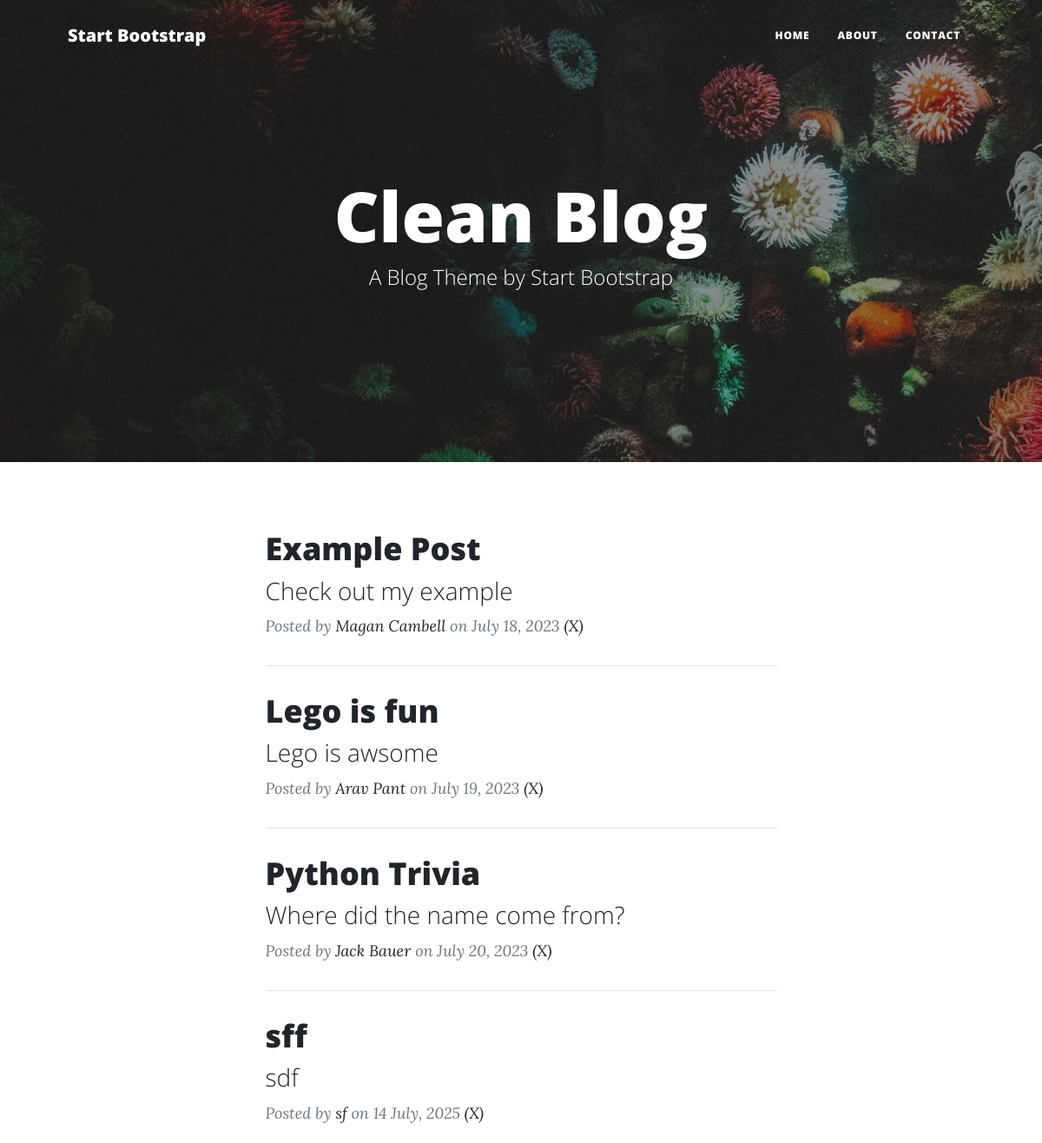
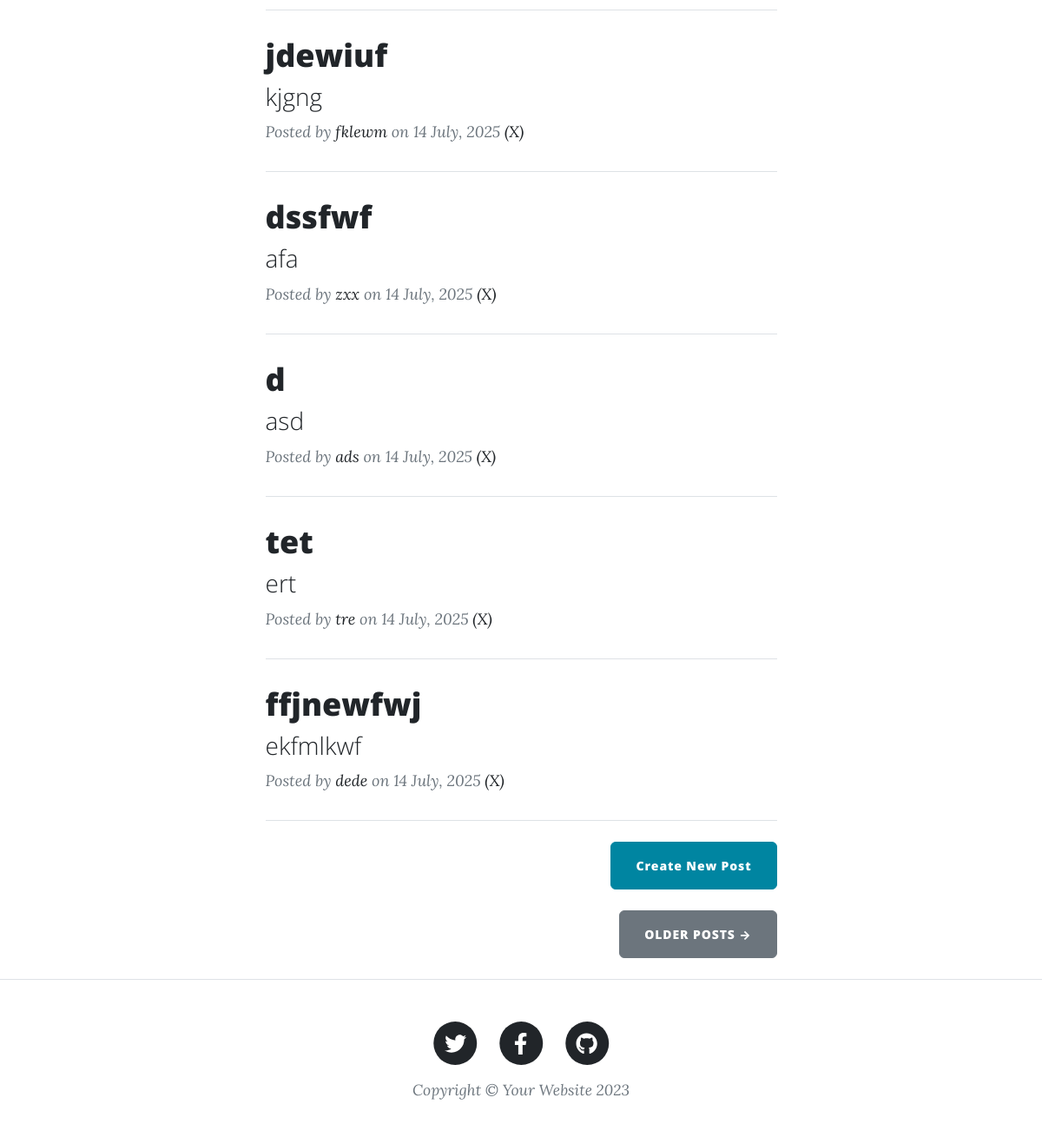
Before: / with the older database file (2 pictures, top to bottom).
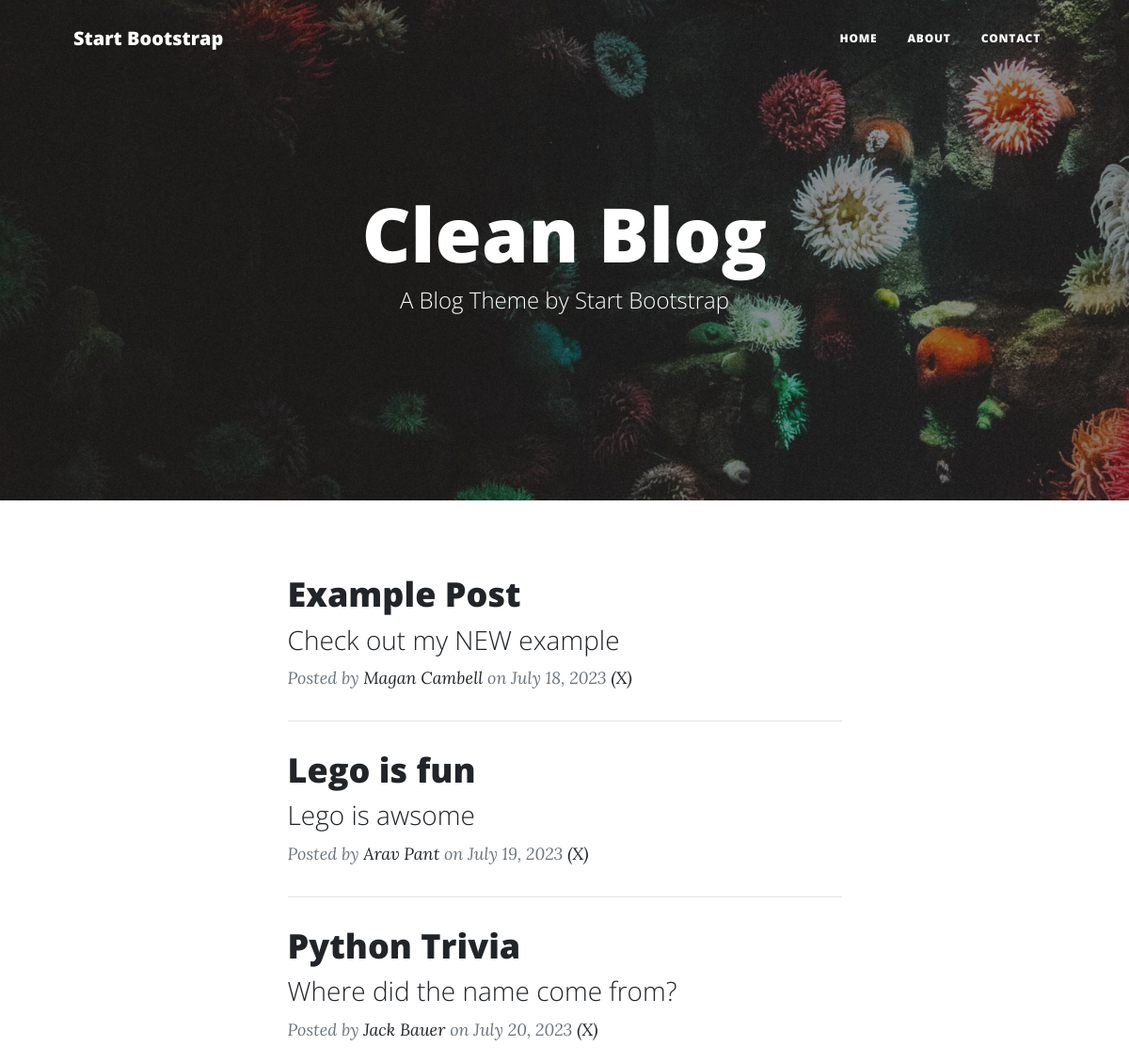
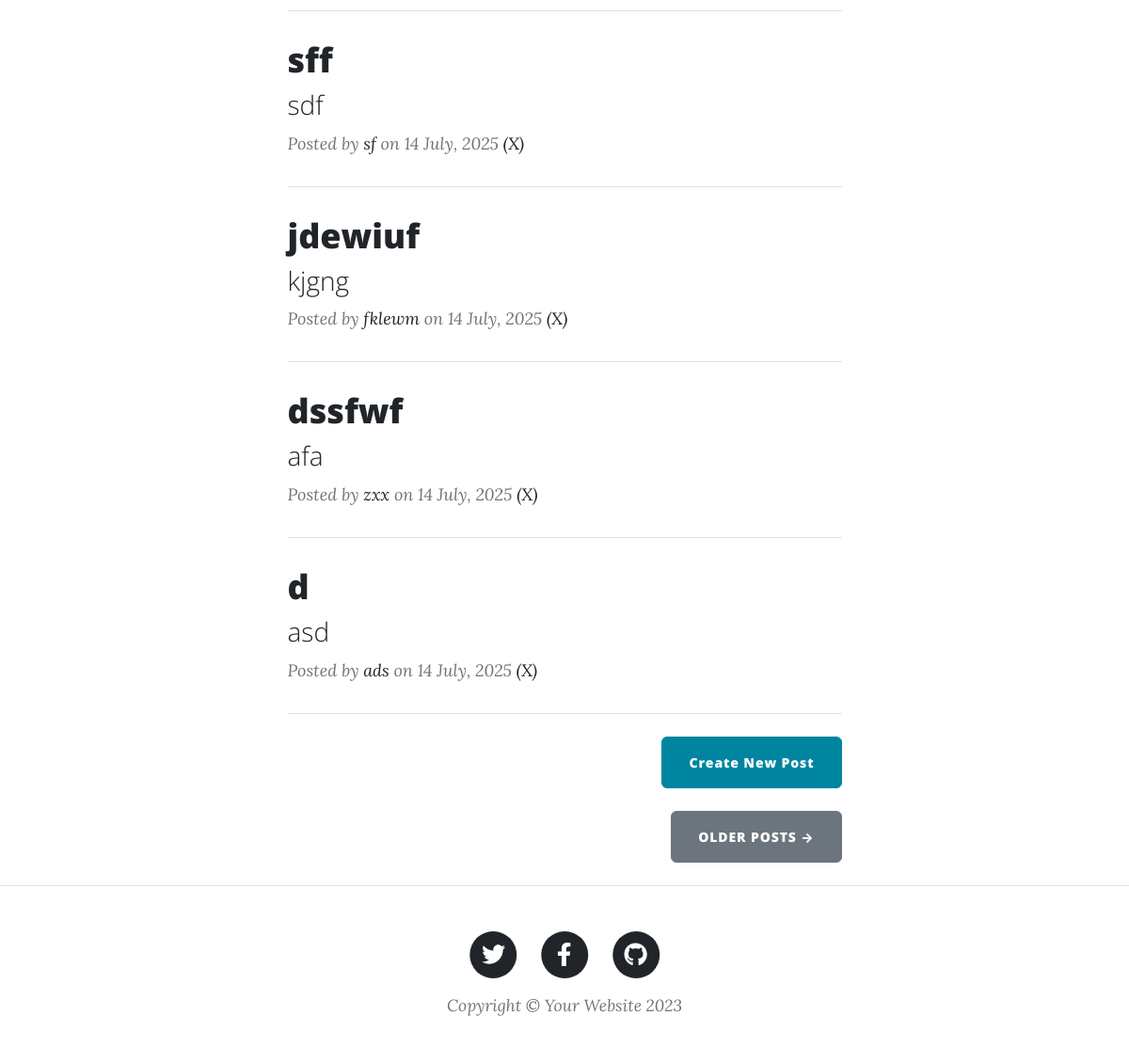
After: the same page with the newer database file (2 pictures, top to bottom).
### main.py (models this page shows)
class BlogPost(db.Model):
    id: Mapped[int] = mapped_column(Integer, primary_key=True)
    title: Mapped[str] = mapped_column(String(250), unique=True, nullable=False)
    subtitle: Mapped[str] = mapped_column(String(250), nullable=False)
    date: Mapped[str] = mapped_column(String(250), nullable=False)
    body: Mapped[str] = mapped_column(Text, nullable=False)
    author: Mapped[str] = mapped_column(String(250), nullable=False)
    img_url: Mapped[str] = mapped_column(String(250), nullable=False)

### main.py (the view)
@app.route('/')
def get_all_posts():
    posts = db.session.execute(db.select(BlogPost)).scalars().all()
    return render_template("index.html", all_posts=posts)

### templates/index.html
{% include "header.html" %}
<header
  class="masthead"
  style="background-image: url('../static/assets/img/home-bg.jpg')"
>
  <div class="container position-relative px-4 px-lg-5">
    <div class="row gx-4 gx-lg-5 justify-content-center">
      <div class="col-md-10 col-lg-8 col-xl-7">
        <div class="site-heading">
          <h1>Clean Blog</h1>
          <span class="subheading">A Blog Theme by Start Bootstrap</span>
        </div>
      </div>
    </div>
  </div>
</header>
<div class="container px-4 px-lg-5">
  <div class="row gx-4 gx-lg-5 justify-content-center">
    <div class="col-md-10 col-lg-8 col-xl-7">
      {% for post in all_posts %}
      <div class="post-preview">
        <a href="{{ url_for('show_post', post_id=post.id) }}">
          <h2 class="post-title">{{ post.title }}</h2>
          <h3 class="post-subtitle">{{ post.subtitle }}</h3>
        </a>
        <p class="post-meta">
          Posted by
          <a href="#">{{post.author}}</a>
          on {{post.date}}
          <a href="{{url_for('delete', post_id=post.id)}}">(X)</a>
        </p>
      </div>
      <hr class="my-4" />
      {% endfor %}
      <div class="d-flex justify-content-end mb-4">
        <a
          class="btn btn-primary float-right"
          href="{{url_for('add_new_post')}}"
          >Create New Post</a
        >
      </div>
      <div class="d-flex justify-content-end mb-4">
        <a class="btn btn-secondary text-uppercase" href="#!">Older Posts →</a>
      </div>
    </div>
  </div>
</div>
{% include "footer.html" %}

### templates/header.html (shortened to what this page needs)
<!DOCTYPE html>
<html lang="en">
  <head>
    {% block styles %}
    {{ bootstrap.load_css() }}
    <link
      href="{{ url_for('static', filename='css/styles.css') }}"
      rel="stylesheet"
    />
    {% endblock %}
  </head>
  <body>
    <nav class="navbar navbar-expand-lg navbar-light" id="mainNav">
      <div class="container px-4 px-lg-5">
        <a class="navbar-brand" href="/">Start Bootstrap</a>
        <div class="collapse navbar-collapse" id="navbarResponsive">
          <ul class="navbar-nav ms-auto py-4 py-lg-0">
            <li class="nav-item">
              <a
                class="nav-link px-lg-3 py-3 py-lg-4"
                href="{{ url_for('get_all_posts') }}"
                >Home</a
              >
            </li>
            <li class="nav-item">
              <a
                class="nav-link px-lg-3 py-3 py-lg-4"
                href="{{ url_for('about') }}"
                >About</a
              >
            </li>
            <li class="nav-item">
              <a
                class="nav-link px-lg-3 py-3 py-lg-4"
                href="{{ url_for('contact') }}"
                >Contact</a
              >
            </li>
          </ul>
        </div>
      </div>
    </nav>

### templates/footer.html (shortened to what this page needs)
        <footer class="border-top">
          <div class="container px-4 px-lg-5">
              <div class="row gx-4 gx-lg-5 justify-content-center">
                  <div class="col-md-10 col-lg-8 col-xl-7">
                      <ul class="list-inline text-center">
                          <li class="list-inline-item">
                              <a href="#!">
                                  <span class="fa-stack fa-lg">
                                      <i class="fas fa-circle fa-stack-2x"></i>
                                      <i class="fab fa-twitter fa-stack-1x fa-inverse"></i>
                                  </span>
                              </a>
                          </li>
                          <li class="list-inline-item">
                              <a href="#!">
                                  <span class="fa-stack fa-lg">
                                      <i class="fas fa-circle fa-stack-2x"></i>
                                      <i class="fab fa-facebook-f fa-stack-1x fa-inverse"></i>
                                  </span>
                              </a>
                          </li>
                          <li class="list-inline-item">
                              <a href="#!">
                                  <span class="fa-stack fa-lg">
                                      <i class="fas fa-circle fa-stack-2x"></i>
                                      <i class="fab fa-github fa-stack-1x fa-inverse"></i>
                                  </span>
                              </a>
                          </li>
                      </ul>
                      <div class="small text-center text-muted fst-italic">Copyright &copy; Your Website 2023</div>
                  </div>
              </div>
          </div>
      </footer>
  </body>
</html>

Changed rows visible on the page:
removed BlogPost: title "tet", subtitle "ert", author "tre", date "14 July, 2025"
removed BlogPost: title "ffjnewfwj", subtitle "ekfmlkwf", author "dede", date "14 July, 2025"
changed BlogPost "Example Post": subtitle "Check out my example" → "Check out my NEW example"
